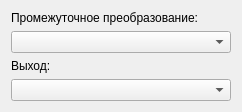
<?xml version="1.0" encoding="UTF-8"?>
<ui version="4.0">
 <class>MainWindow</class>
 <widget class="QDialog" name="MainWindow">
  <property name="geometry">
   <rect>
    <x>0</x>
    <y>0</y>
    <width>242</width>
    <height>112</height>
   </rect>
  </property>
  <property name="windowTitle">
   <string>Dialog</string>
  </property>
  <layout class="QGridLayout" name="gridLayout">
   <item row="2" column="0">
    <widget class="QLabel" name="label_3">
     <property name="text">
      <string>Промежуточное преобразование:</string>
     </property>
    </widget>
   </item>
   <item row="4" column="0">
    <widget class="QLabel" name="label">
     <property name="text">
      <string>Выход:</string>
     </property>
    </widget>
   </item>
   <item row="5" column="0">
    <widget class="QComboBox" name="outputFormatBox"/>
   </item>
   <item row="3" column="0">
    <widget class="QComboBox" name="middleFormatBox">
     <property name="currentIndex">
      <number>-1</number>
     </property>
    </widget>
   </item>
  </layout>
 </widget>
 <resources/>
 <connections/>
</ui>
